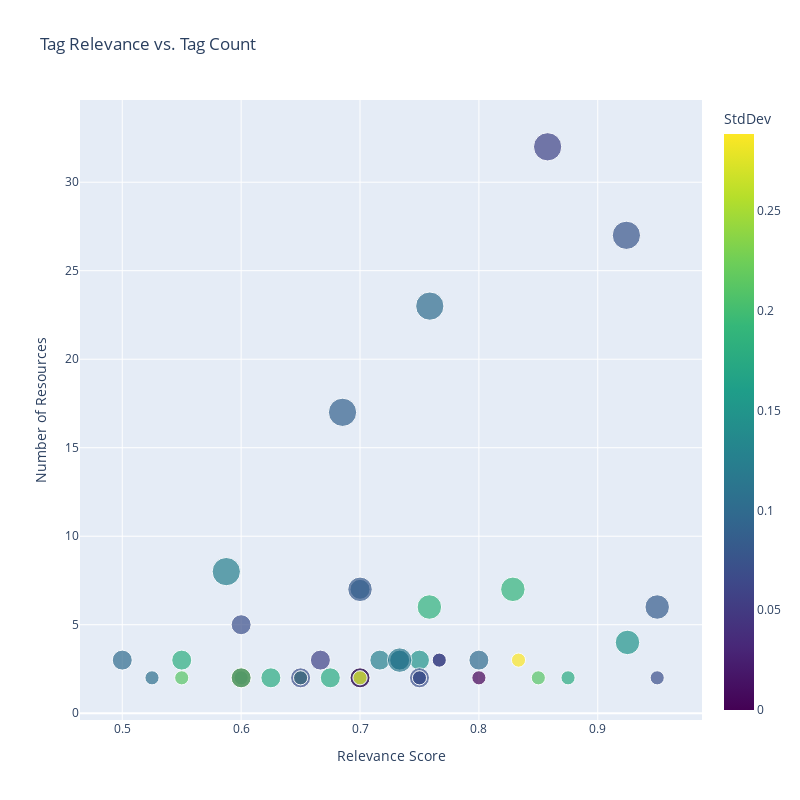

Notebook code cell kept with this figure:
### Markdown cell above
## 7. Visualize Results

### Code cell
# create a scatter plot with relevance on the x-axis and tag_count on the y-axis and tag name available on hover

import plotly.express as px

fig = px.scatter(
    processed_tags_df[processed_tags_df["tag_count"] > 1],
    hover_data=["tag"],
    x="relevance",
    y="tag_count",
    title="Tag Relevance vs. Tag Count",
    width=800,
    height=800,
    size="type_count",
    color="std_dev",
    color_continuous_scale=px.colors.sequential.Viridis,
    labels={
        "relevance": "Relevance Score",
        "tag_count": "Number of Resources",
        "type_count": "Number of Types",
        "std_dev": "StdDev",
    },
)

fig.show()

### Figure 1 — Plotly figure (JSON) as saved in the notebook; plotly's stock layout.template omitted (floating-point values rounded to 4 significant figures)
{"data": [{"customdata": [["Best Practices"], ["Cognitive Science"], ["Collaboration"], ["Content Audit"], ["Content Auditing"], ["Content Design"], ["Content Governance"], ["Content Management"], ["Content Management System (CMS)"], ["Content Management Systems (CMS)"], ["Content Modeling"], ["Content Strategy"], ["Data Management"], ["Design Thinking"], ["Digital Communication"], ["Digital Content Management"], ["Digital Design"], ["Digital Experience"], ["Digital Presence"], ["Digital Strategy"], ["Digital Transformation"], ["Higher Education"], ["Human-Centered Design"], ["Information Architecture"], ["Knowledge Graphs"], ["Natural Language Processing (NLP)"], ["Navigation Design"], ["Non-Profit Sector"], ["Project Management"], ["Prototyping"], ["Responsive Design"], ["Semantic HTML"], ["Semantic Web"], ["Social Impact"], ["Stakeholder Engagement"], ["Structured Content"], ["Structured Content Design"], ["Taxonomy"], ["Taxonomy Development"], ["Technology Integration"], ["Usability Testing"], ["User Experience (UX)"], ["User Experience (UX) Design"], ["User Research"], ["User-Centered Design"]], "hovertemplate": "Relevance Score=%{x}<br>Number of Resources=%{y}<br>Number of Types=%{marker.size}<br>tag=%{customdata[0]}<br>StdDev=%{marker.color}<extra></extra>", "legendgroup": "", "marker": {"color": [0.1414, 0.1768, 0.1, 0.1414, 0.07071, 0.1803, 0, 0.2121, 0.1155, 0.07071, 0.1768, 0.05972, 0, 0.07071, 0.15, 0.07071, 0.1, 0.07071, 0.08165, 0.2121, 0.1246, 0.1768, 0.05774, 0.07767, 0.189, 0.2121, 0.1258, 0.1414, 0.1, 0.1155, 0.07638, 0, 0.1155, 0.2121, 0.08973, 0.08367, 0.15, 0.2887, 0.07071, 0.1061, 0.05774, 0.1019, 0.07071, 0.2828, 0.1855], "coloraxis": "coloraxis", "size": [1, 1, 2, 2, 2, 2, 2, 1, 2, 2, 2, 4, 2, 1, 2, 2, 2, 1, 3, 2, 4, 2, 2, 4, 3, 1, 2, 1, 2, 2, 1, 1, 3, 1, 4, 3, 3, 1, 1, 1, 1, 4, 1, 1, 3], "sizemode": "area", "sizeref": 0.01, "symbol": "circle"}, "mode": "markers", "name": "", "orientation": "v", "showlegend": false, "type": "scatter", "x": [0.6, 0.875, 0.7, 0.7, 0.65, 0.55, 0.6, 0.65, 0.7333, 0.6, 0.675, 0.8578, 0.7, 0.65, 0.75, 0.75, 0.8, 0.75, 0.7, 0.6, 0.5875, 0.625, 0.6667, 0.9241, 0.8286, 0.85, 0.7167, 0.7, 0.5, 0.7333, 0.7667, 0.8, 0.7333, 0.55, 0.6853, 0.95, 0.925, 0.8333, 0.75, 0.525, 0.7667, 0.7587, 0.95, 0.7, 0.7583], "xaxis": "x", "y": [2, 2, 7, 2, 2, 3, 2, 2, 3, 5, 2, 32, 2, 2, 3, 2, 3, 2, 7, 2, 8, 2, 3, 27, 7, 2, 3, 2, 3, 3, 3, 2, 3, 2, 17, 6, 4, 3, 2, 2, 3, 23, 2, 2, 6], "yaxis": "y"}], "layout": {"coloraxis": {"colorbar": {"title": {"text": "StdDev"}}, "colorscale": [[0, "#440154"], [0.1111, "#482878"], [0.2222, "#3e4989"], [0.3333, "#31688e"], [0.4444, "#26828e"], [0.5556, "#1f9e89"], [0.6667, "#35b779"], [0.7778, "#6ece58"], [0.8889, "#b5de2b"], [1, "#fde725"]]}, "height": 800, "legend": {"itemsizing": "constant", "tracegroupgap": 0}, "title": {"text": "Tag Relevance vs. Tag Count"}, "width": 800, "xaxis": {"anchor": "y", "domain": [0, 1], "title": {"text": "Relevance Score"}}, "yaxis": {"anchor": "x", "domain": [0, 1], "title": {"text": "Number of Resources"}}}}
